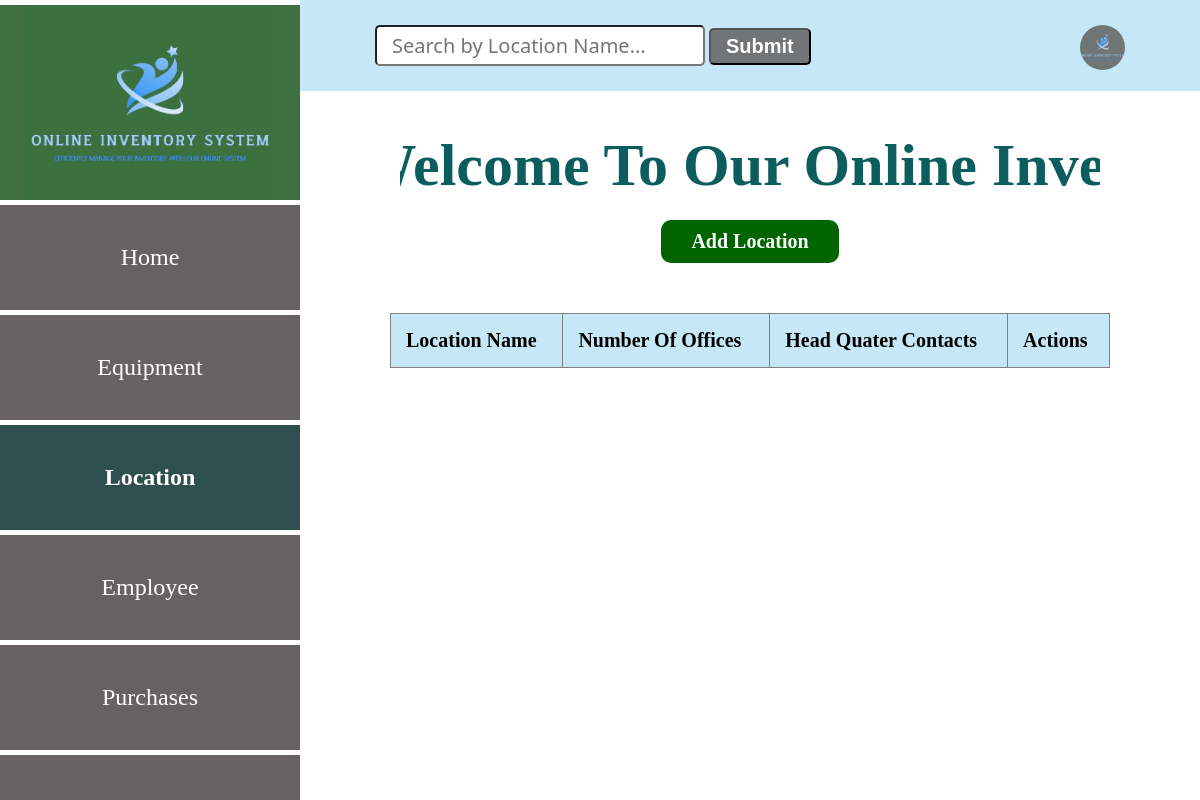
Page /location on the earlier database version.
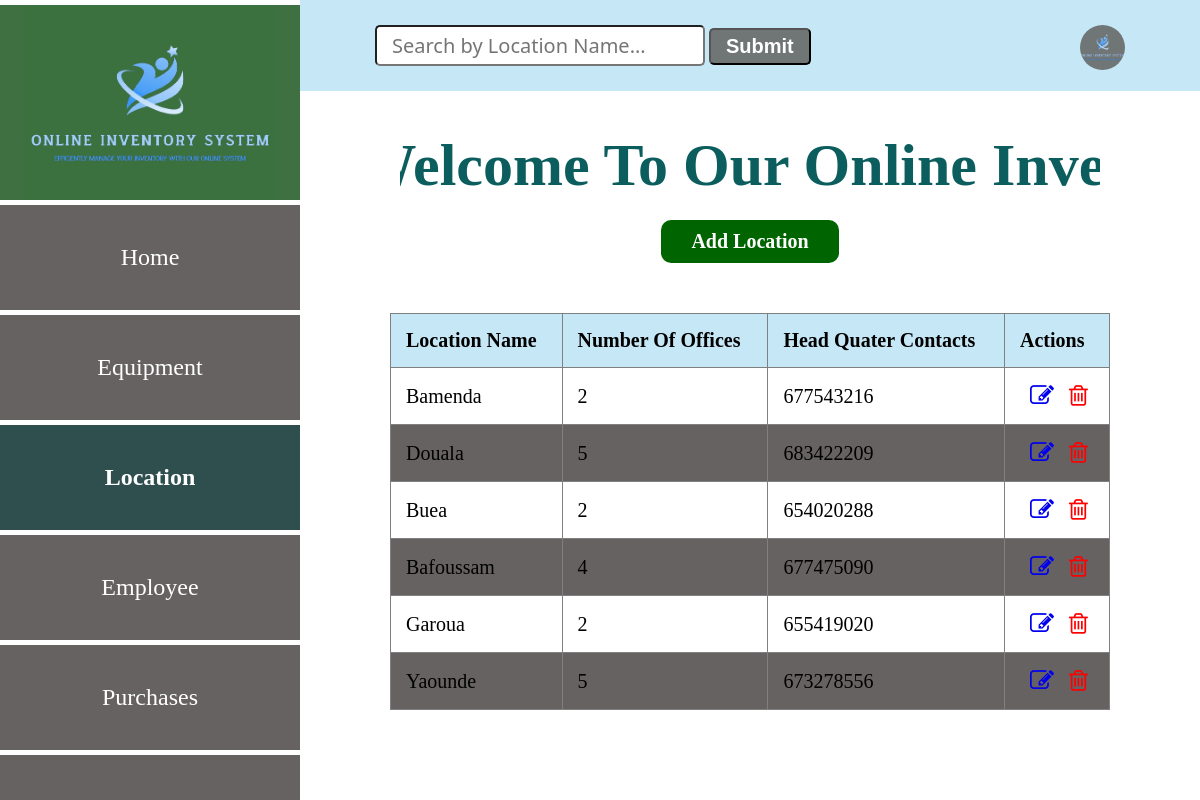
Same page on the later database version.
### app.py (models this page shows, shortened)
class Location(db.Model):
    __tablename__ = "locations"
    id=db.Column(db.Integer, primary_key=True)
    location_name=db.Column(db.String(50))
    number_of_offices=db.Column(db.Integer)
    head_quater_contact=db.Column(db.Integer)
    employees_rel=db.relationship('Employee', backref='employees_location')
    equipment_rel=db.relationship('Equipment', backref='equipment_loation')

### app.py (the view)
@app.route('/location')
def location():
    locations = Location.query.all()
    return render_template ('locationList.html', locations = locations)

### app.py (called while the page is built)
@app.before_request
def create_table():
    db.create_all()

### templates/locationList.html (shortened to what this page needs)
<!DOCTYPE html>
<html lang="en">
<head>
    <link
    rel="stylesheet"
    href="{{ url_for('static', filename='main.css') }}"
    />
    <link rel="stylesheet" href="https://cdnjs.cloudflare.com/ajax/libs/font-awesome/4.7.0/css/font-awesome.min.css">
</head>
<body>
    <div class="header">
        <input type="search" id="query" name="search" placeholder="Search by Location Name...">
        <button id="search-button">Submit</button>
        <a href="#"><img src="{{ url_for('static', filename='logo.png') }}" alt=""></a>
    </div>
    <section class="sidebar">
        <div class="logo">
            <img src="{{ url_for('static', filename='logo.png') }}" alt="logo">
        </div>
        <div class="content">
            <a href="/entry_point" class="home">Home</a>
            <a href="/equipment" class="home">Equipment</a>
            <a href="/location" class="home active">Location</a>
            <a href="/employee" class="home">Employee</a>
            <a href="/purchase" class="home">Purchases</a>
            <a href="/login" class="home">Logout</a>
        </div>
    </section>
    <div class="marquee-container">
      <h1 class="marquee">Welcome To Our Online Inventory System</h1>
    </div>
    <div class="location-form">
      <a href="/add-location" class="btn1">Add Location</a>
      <table border="1" style="overflow: auto;">
        <thead>
          <tr>
            <th>Location Name</th>
            <th>Number Of Offices</th>
            <th>Head Quater Contacts</th>
            <th>Actions</th>
          </tr>
        </thead>
        <tbody id="table-results">
          {% for location in locations  %}
            <tr>
              <td>{{ location.location_name }}</td>
              <td>{{ location.number_of_offices}}</td>
              <td>{{ location.head_quater_contact}}</td>
              <td class="action">
                <a href="/edit_location{{ location.id }}"><i class="fa fa-edit" style="font-size:24px"></i></a>
                <a href="/delete_location{{ location.id }}"><i class="fa fa-trash-o" style="font-size:24px"></i></a>
              </td>
            </tr>
          {% endfor %}
        </tbody>
      </table>
    </div>
</body>
</html>

### static/main.css (style rules this page uses)
body { margin: 0; padding: 0; font-family: Verdana; }
.header { background: #c6e8f6; padding: 25px; }
.header input { padding: 5px 15px; font-size: 20px; font-family:'Segoe UI', Tahoma, Geneva, Verdana, sans-serif; border-radius: 5px; margin-left: 350px; }
.header button { padding: 5px 15px; font-size: 20px; border-radius: 5px; background: #707576; color: #fff; font-weight: bold; }
.header img { width: 45px; height: 45px; background: #707576; border-radius: 50%; float: right; justify-content: center; margin-right: 50px; }
.sidebar { position: fixed; top: 0; left: 0; width: 300px; height: 100vh; background: #707576; border-top: 5px solid #fff; }
.logo { width: 300px; height: 200px; background: rgba(59, 112, 63, 0.938); display: flex; justify-content: center; align-items: center; }
.logo img { width: 250px; display: block; margin: auto; background-color: rgba(59, 112, 63, 0.938); }
.content { background: #707576; width: 300px; height: calc(100vh - 200px); position: fixed; top: 200px; z-index: 1; border-top: 5px solid #fff; overflow-y: auto; }
.content a { display: flex; text-decoration: none; color: #fff; font-size: 24px; border-bottom: 5px solid white; padding: 39px; justify-content: center; }
.home { border: none; outline: none; padding: 10px 16px; background: #666262; cursor: pointer; }
.active, .home:hover { background: darkslategrey; color: black; font-weight: bold; }
h1 { display: flex; font-size: 60px; flex-wrap: wrap; justify-content: center; gap: 50px; margin-left: 300px; text-align: center; margin-top: 40px; color: rgb(12, 94, 94); }
.location-form { display: flex; justify-content: center; align-items: center; flex-direction: column; margin-left: 300px; }
table { width: 80%; border-collapse: collapse; margin-top: 30px; }
th, td { padding: 15px; text-align: left; font-size: 20px; }
th { background-color: #c6e8f6; font-weight: bold; }
tbody tr:nth-child(even) { background-color: #666262; }
.btn1 { background: darkgreen; color: #fff; font-size: 1em; padding: 10px 30px; border-radius: 10px; transition: background-color 0.25s; margin-bottom: 20px; text-decoration: none; font-size: 20px; display: block; margin-top: -20px; font-weight: bold; }
.marquee-container { overflow: hidden; margin-right: 100px; margin-left: 400px; behavior: inherit; }
.marquee { animation: marquee 20s linear infinite; white-space: nowrap; }
.action a { margin-left: 10px; }
.action .fa-trash-o { color: red; }

Differences in the rows shown:
added Location: location_name "Bamenda", number_of_offices "2", head_quater_contact "677543216"
added Location: location_name "Douala", number_of_offices "5", head_quater_contact "683422209"
added Location: location_name "Buea", number_of_offices "2", head_quater_contact "654020288"
added Location: location_name "Bafoussam", number_of_offices "4", head_quater_contact "677475090"
added Location: location_name "Garoua", number_of_offices "2", head_quater_contact "655419020"
added Location: location_name "Yaounde", number_of_offices "5", head_quater_contact "673278556"
